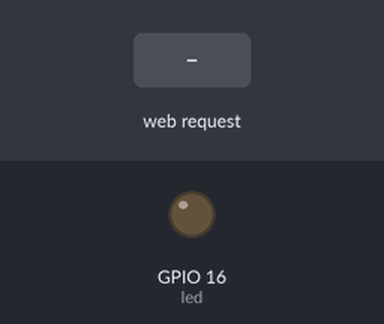
Bench run of a sketch on a simulated ESP32. On the bench: output pins drawn as LEDs (lit = HIGH). Inputs (shaded band) come from the test bench. WiFi joins after 1.5 s; servers stay silent unless stated; what the sketch prints to the serial monitor is not drawn.

Above: at 2.7 s.
2.8 s: HTTP request GET /H received
At 4.0 s:
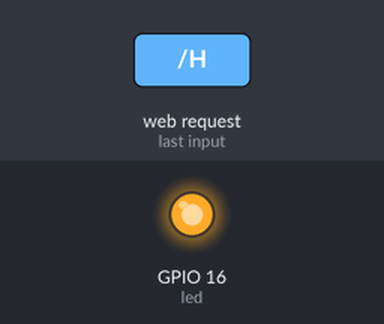
4.3 s: HTTP request GET /L received
At 5.2 s:
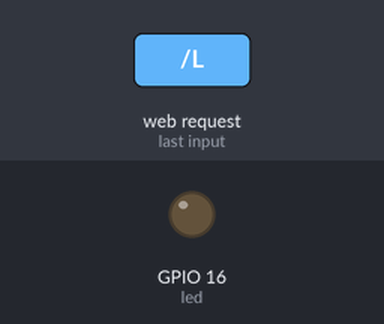
Timing chart, 0 to 7.3 s (numbered marks = the images above; inputs shaded):
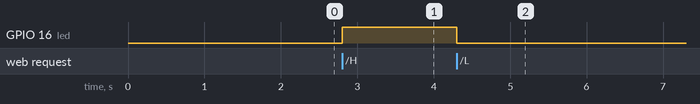

Measured:
- after the input at 2.8 s, GPIO 16 (led): LOW → HIGH at once
- after the input at 4.3 s, GPIO 16 (led): HIGH → LOW at once

The sketch:

servidorLED.ino
```cpp
/*
 WiFiAccessPoint.ino crea un punto de acceso WiFi y proporciona un servidor web en él.

  Pasos:
  1. Conectarse al punto de acceso "RED-AP"
  2. Apuntar el navegador web a http://IP_ESP32/H para encender el LED o a http://IP_ESP32/L para apagarlo
     O
     Ejecutar TCP raw "GET /H" y "GET /L" en la terminal PuTTY con 192.168.4.1 como dirección IP y 80 como puerto
*/

#include <WiFi.h>
#include <WiFiClient.h>

// Establecer las credenciales deseadas.
const char *ssid = "RED-AP";
const char *password = "PASSWD-AP";

// Establecer el puerto del servidor web a 80
WiFiServer server(80);

// Declarar pin del led
const int led = 16;

void setup() {
  pinMode(led, OUTPUT);
  Serial.begin(115200);
  Serial.println();
  Serial.print("Conectando a ");

  // Conectarse a la red WiFi con SSID y contraseña
  WiFi.begin(ssid, password);
  while (WiFi.status() != WL_CONNECTED) {
    delay(500);
    Serial.print(".");
  }

  IPAddress myIP = WiFi.localIP();
  Serial.print("Conectado con la dirección IP asignada: ");
  Serial.println(myIP);
  server.begin();
  Serial.println("Servidor iniciado en puerto 80");
  Serial.print("Accede desde el navegador en: http://");
  Serial.println(myIP);
}

void loop() {
  WiFiClient client = server.available();   // Escuchar clientes entrantes

  if (client) {                             // Si se recibe un cliente,
    Serial.println("Nuevo Cliente.");       // Imprimir un mensaje en el puerto serie
    String currentLine = "";                // Crear un String para almacenar datos entrantes del cliente
    while (client.connected()) {            // Bucle mientras el cliente esté conectado
      if (client.available()) {             // Si hay bytes para leer del cliente,
        char c = client.read();             // Leer un byte
        Serial.write(c);                    // Imprimirlo en el monitor serie
        if (c == '\n') {                    // Si el byte es un carácter de nueva línea

          // Si la línea actual está vacía, se obtuvieron dos caracteres de nueva línea consecutivos.
          // Ese es el final de la petición HTTP del cliente, por lo que se envía una respuesta:
          if (currentLine.length() == 0) {
            // Las cabeceras HTTP siempre comienzan con un código de respuesta (ej. HTTP/1.1 200 OK)
            // y un tipo de contenido para que el cliente sepa lo que viene, luego una línea en blanco:
            client.println("HTTP/1.1 200 OK");
            client.println("Content-type:text/html");
            client.println();

            // El contenido de la respuesta HTTP sigue a la cabecera:
            client.print("Hacer <a href=\"/H\">clic</a> para encender el LED.<br>");
            client.print("Hacer <a href=\"/L\">clic</a> para apagar el LED.<br>");

            // La respuesta HTTP termina con otra línea en blanco:
            client.println();
            // Salir del bucle while:
            break;
          } else {    // Si se recibió una nueva línea, entonces limpiar currentLine:
            currentLine = "";
          }
        } else if (c != '\r') {  // Si se recibió cualquier cosa excepto un retorno de carro,
          currentLine += c;      // Añadirlo al final de currentLine
        }

        // Verificar si la petición del cliente fue "GET /H" o "GET /L":
        if (currentLine.endsWith("GET /H")) {
          digitalWrite(led, HIGH);               // GET /H enciende el LED
        }
        if (currentLine.endsWith("GET /L")) {
          digitalWrite(led, LOW);                // GET /L apaga el LED
        }
      }
    }
    // Cerrar la conexión:
    client.stop();
    Serial.println("Cliente desconectado.");
  }
}
```
